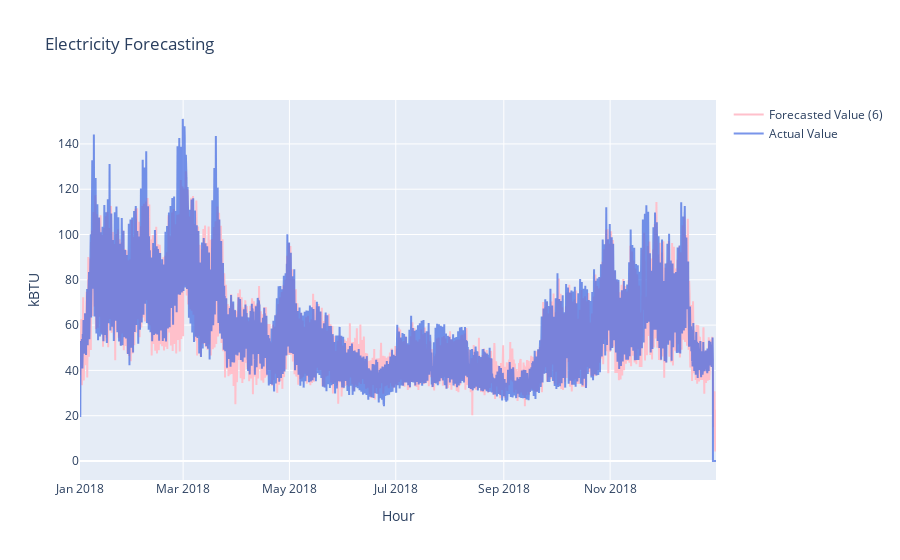

The code cell stored with this chart in its notebook:
### Markdown cell above
As thought, using the first forecasted hour to compare predicted and actual values, get a better fit of the patterns. In the following graph we see the fit using the last fitted value (the sixth hour ahead).

### Code cell
Predicted = go.Scatter(x=y[train_hours:].index, y=data_predict[train_hours:,5].flatten(), opacity = 1, name = 'Forecasted Value (6)', line=dict(color='pink'), yaxis='y')
Actual = go.Scatter(x=y[train_hours:].index, y=y['electricity(t)'][train_hours:].values, opacity = 0.7, name = 'Actual Value', line=dict(color='royalBlue'), yaxis='y')
layout = go.Layout(title='Electricity Forecasting', xaxis=dict(title='Hour'),
                   yaxis=dict(title='kBTU', overlaying='y'),
                  yaxis2=dict(title='kBTU', side='right'))
fig = go.Figure(data=[Predicted, Actual], layout=layout)
fig.show() # if this is rendered in colab, you should run fig.show(renderer='colab') instead.

### Figure 1 — Plotly figure (JSON) as saved in the notebook; plotly's stock layout.template omitted (floating-point values rounded to 4 significant figures; data arrays with more than 128 entries replaced by an {"elided": "..."} marker saying what was removed)
{"data": [{"line": {"color": "pink"}, "name": "Forecasted Value (6)", "opacity": 1, "type": "scatter", "x": {"elided": "8759 str values"}, "y": {"elided": "8759 float values"}, "yaxis": "y"}, {"line": {"color": "royalBlue"}, "name": "Actual Value", "opacity": 0.7, "type": "scatter", "x": {"elided": "8759 str values"}, "y": {"elided": "8759 float values"}, "yaxis": "y"}], "layout": {"title": {"text": "Electricity Forecasting"}, "xaxis": {"title": {"text": "Hour"}}, "yaxis": {"overlaying": "y", "title": {"text": "kBTU"}}, "yaxis2": {"side": "right", "title": {"text": "kBTU"}}}}
